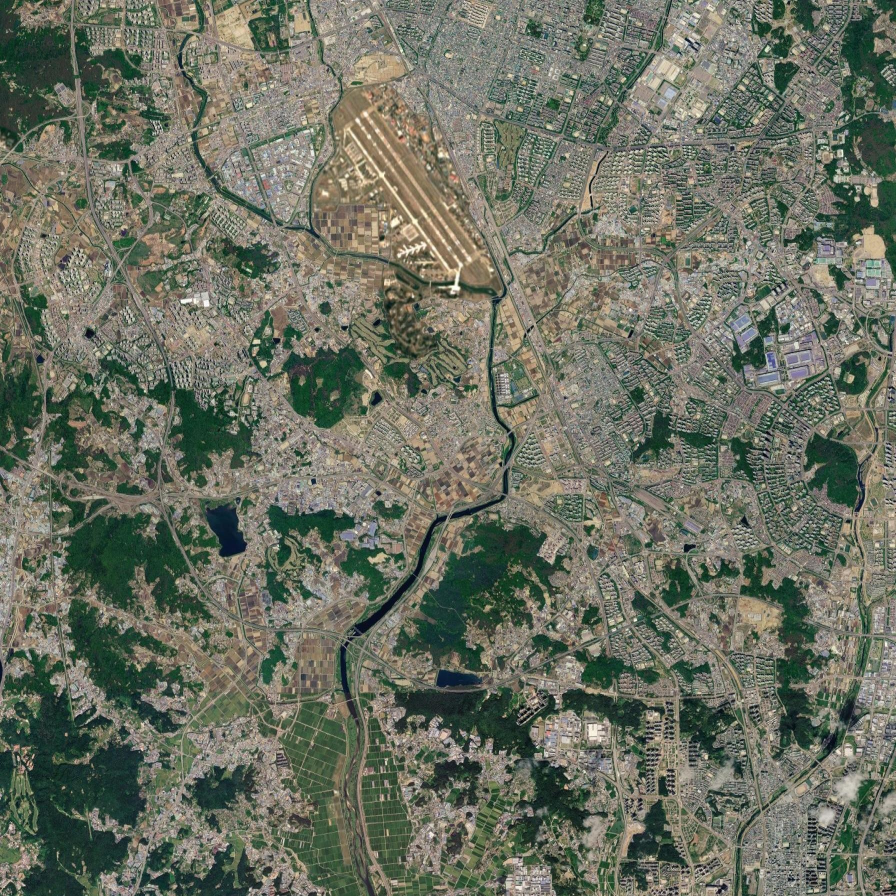
#> input picture research/cases/geo_work_20261028_01/west_map.jpg, 1792 x 1792 px (shown at 1/2 size); its folder holds 5 pictures in this run
$ python inspect_local.py
#> lines starting #> are read from the running program, lines starting #| are printed output that depends on the picture
from PIL import Image, ImageDraw, ImageOps
from pathlib import Path
import json, math

paths=list(Path('intake/edges').glob('*.jpg'))
sheet=Image.new('RGB',(1200,800),'white'); d=ImageDraw.Draw(sheet)
#> after `sheet = Image.new('RGB', (1200, 800), 'white')`: sheet: PIL image 1200x800 RGB; every value is 255
for i,p in enumerate(paths):
    im=Image.open(p); im.thumbnail((590,170))
    x=(i%2)*600; y=(i//2)*200
    sheet.paste(im,(x,y+25)); d.text((x+8,y+5),p.stem.split('_01_')[-1],fill='black')
sheet.save('edges_sheet.jpg')

def ll(x,y,z,ox,oy):
    xx=(ox*256+x)/(256*2**z); yy=(oy*256+y)/(256*2**z)
    return [math.degrees(math.atan(math.sinh(math.pi*(1-2*yy)))),xx*360-180]

base=[(635,178),(609,384),(568,686),(546,871)]
pts={name:ll(x,y,18,223598,101846) for name,(x,y) in zip('ABCD',base)}
Path('tower_approx.json').write_text(json.dumps(pts,indent=2))
im=Image.open('west_map.jpg'); d=ImageDraw.Draw(im)
#> further down, im is the input picture: PIL image 1792x1792 RGB; mean R, G, B 107, 111.6, 97.3
for y in range(100,im.height,300):
    for x in range(100,im.width,300):
        lat,lon=ll(x,y,14,13969,6362)
        d.rectangle((x-2,y-2,x+2,y+2),fill='red')
        d.text((x+5,y),f'{lat:.4f},{lon:.4f}',fill='yellow',stroke_width=1,stroke_fill='black')
im.save('west_grid.jpg')
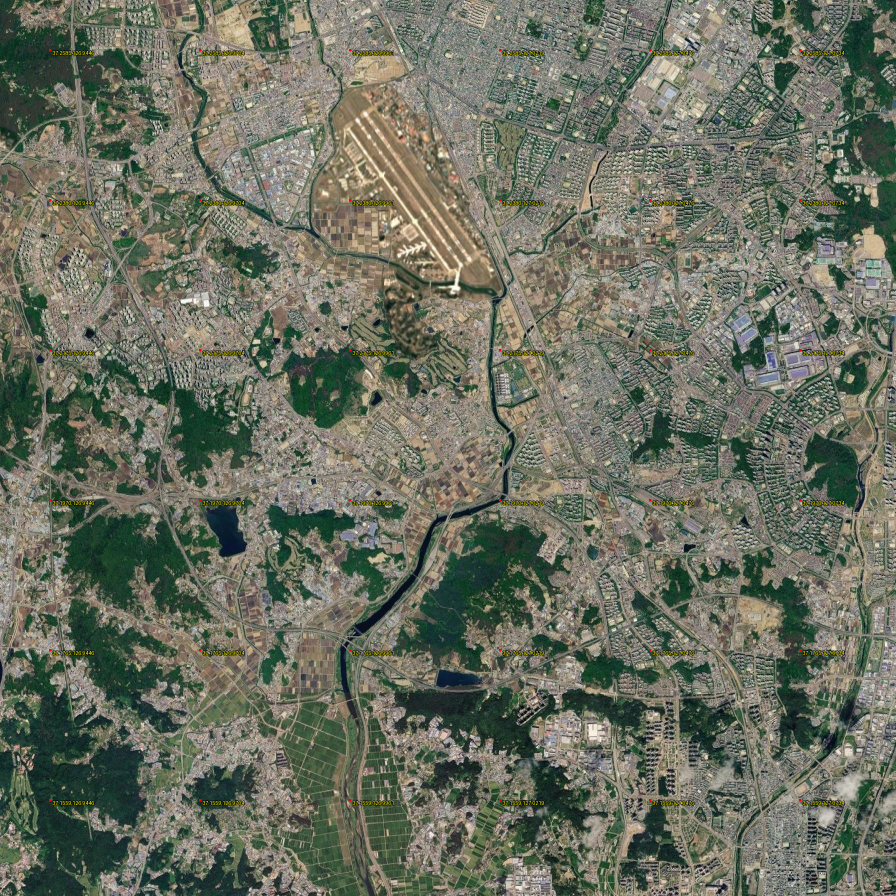
#> saved as west_grid.jpg: PIL image 1792x1792 RGB (shown at 1/2 size); mean R, G, B 106.8, 111.3, 96.6
print(json.dumps(pts))
